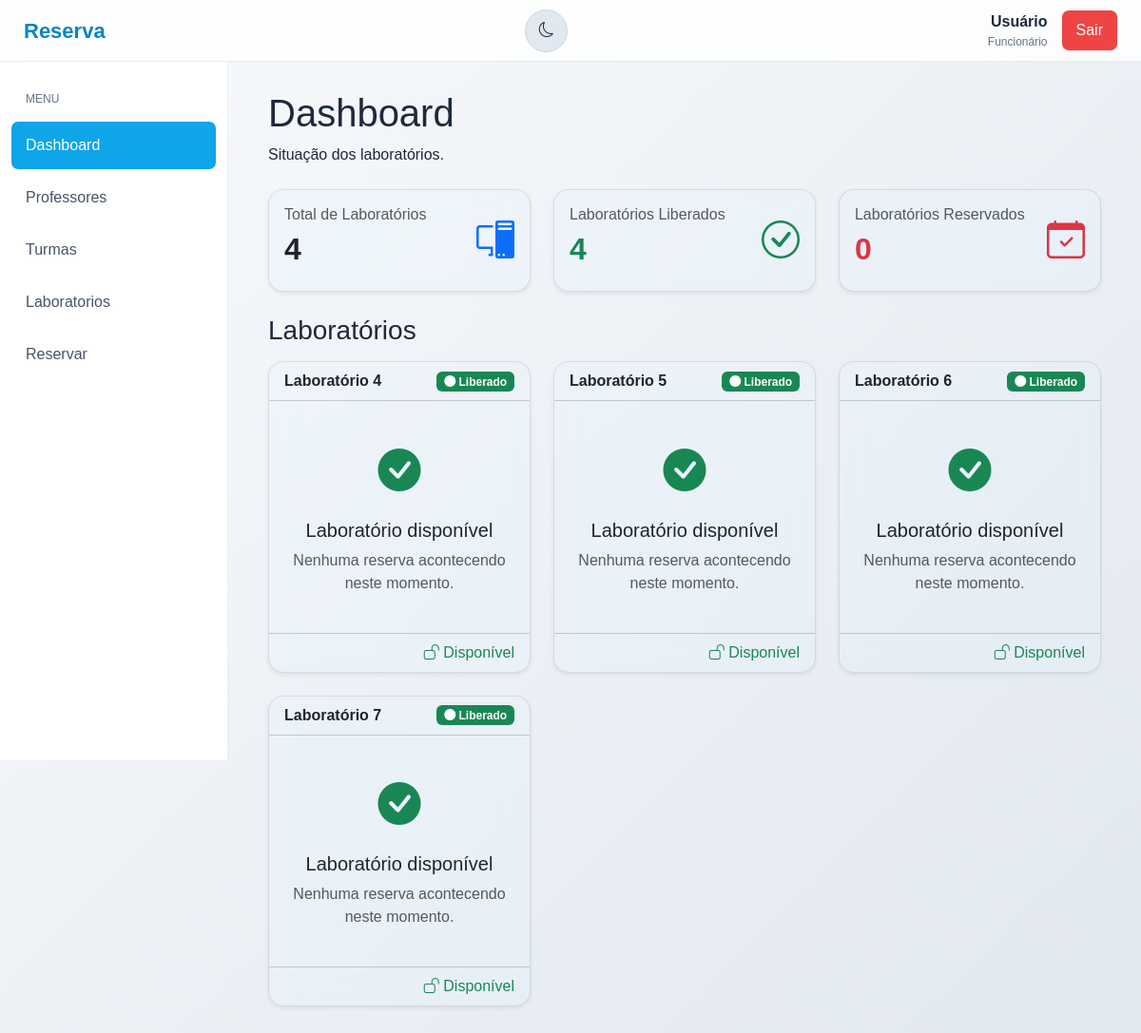
The page /index.php (signed in) on the database as committed earlier.
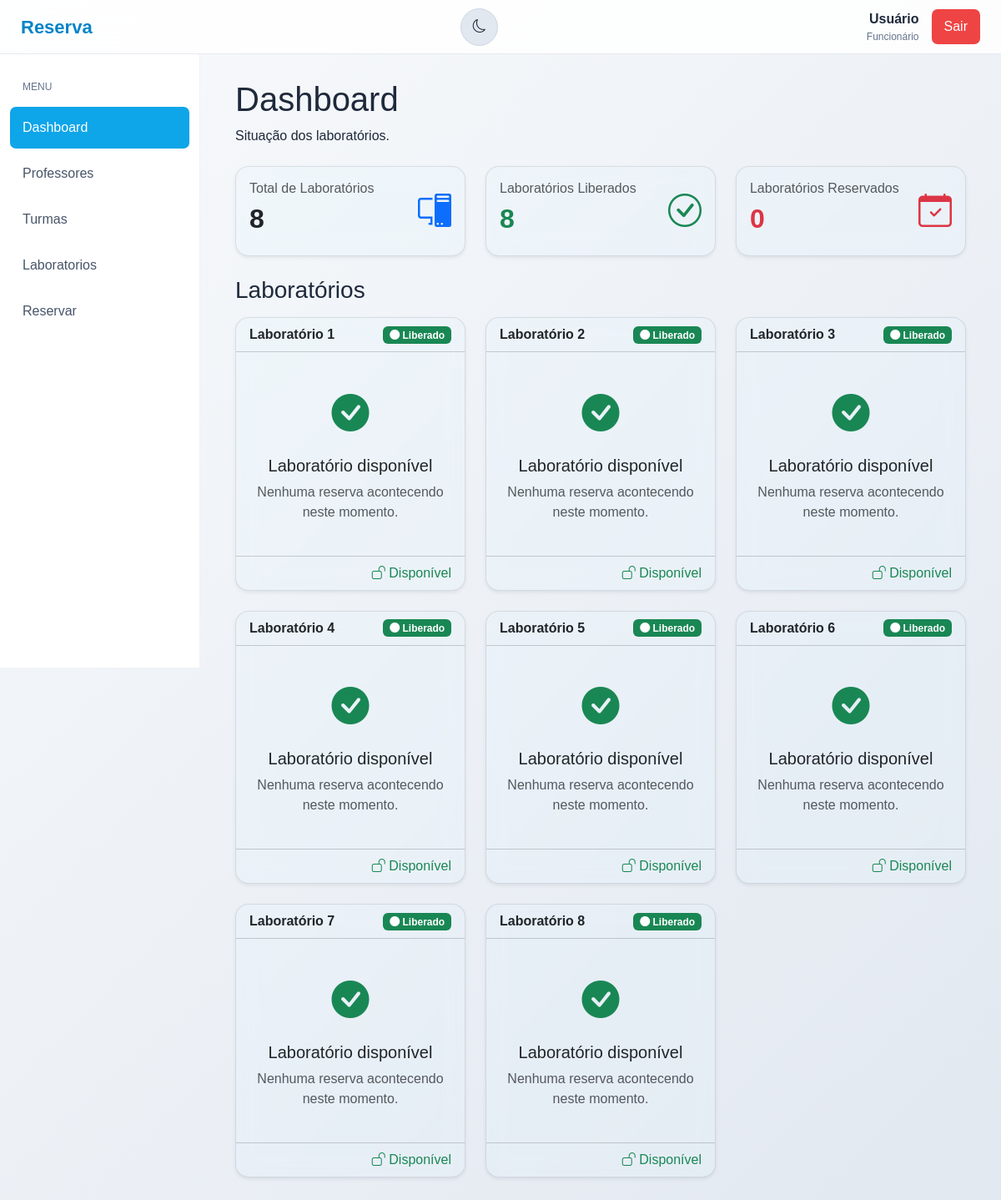
The same page on the database as committed later.
### tables this page shows
CREATE TABLE `lab` (
  `id` int(11) NOT NULL,
  `numero_lab` int(11) NOT NULL,
  `status` enum('Liberado','Reservado') NOT NULL DEFAULT 'Liberado'
);

### index.php (the view, shortened to what this page needs)
<?php
include_once('inc/config.php');
$sql_total = "SELECT COUNT(*) AS total FROM lab";
$resultado = $conexao->query($sql_total);
$total_labs = $resultado->fetch_assoc()['total'];
$sql_reservados = "SELECT COUNT(DISTINCT cd_lab) AS total FROM reservas WHERE horario_inicio <= NOW() AND horario_termino >= NOW()";
$result_reservados = $conexao->query($sql_reservados);
$total_reservados = $result_reservados->fetch_assoc()['total'];
$total_liberados = $total_labs - $total_reservados;
$sql_labs = "SELECT lab.id,lab.numero_lab,lab.status,
            reservas.horario_inicio,reservas.horario_termino,
            professores.nm_professor AS professor,turma.ds_curso AS turma
            FROM lab LEFT JOIN reservas
    ON lab.id = reservas.cd_lab
    AND reservas.horario_inicio <= NOW()
    AND reservas.horario_termino >= NOW()
LEFT JOIN professores
    ON reservas.cd_professor = professores.id
LEFT JOIN turma
    ON reservas.cd_turma = turma.id
ORDER BY lab.numero_lab;";
$result_labs = $conexao->query($sql_labs);
$tema = $_COOKIE['tema'] ?? "claro";
if ($tema == "claro") {
    $arquivo = "css/claro/index.css";
} else {
    $arquivo = "css/escuro/index.css";
}
?>
<!DOCTYPE html>
<html lang="pt-br">
<head>
    <link href="https://cdn.jsdelivr.net/npm/bootstrap@5.3.3/dist/css/bootstrap.min.css" rel="stylesheet">
    <link rel="stylesheet" href="https://cdn.jsdelivr.net/npm/bootstrap-icons@1.13.1/font/bootstrap-icons.min.css">
    <link href="<?php echo $arquivo ?>" rel="stylesheet">
</head>
<body>
    <nav class="navbar">
        <div class="logo">Reserva</div>
        <form method="post" class="botao-tema">
            <button class="btn btn-tema" type="submit" name="tema" id="themeButton">
                <?php if ($tema == "claro"): ?>
                    <i class="bi bi-moon"></i>
                <?php else: ?>
                    <i class="bi bi-sun"></i>
                <?php endif; ?>
            </button>
        </form>
        <div class="usuario">
            <div class="usuario-info">
                <div class="usuario-nome">
                    <?php echo $_SESSION['nome'] ?? 'Usuário'; ?>
                </div>
                <div class="usuario-cargo">
                    <?php echo $_SESSION['cargo'] ?? 'Funcionário'; ?>
                </div>
            </div>
            <a href="logout.php" class="btn-sair">Sair</a>
        </div>
    </nav>
    <aside class="sidebar">
        <div class="menu">
            <div class="menu-titulo">Menu
            </div>
            <a href="index.php" class="ativo">
                <span>Dashboard</span>
            </a>
            <a href="professores.php">
                <span>Professores</span>
            </a>
            <a href="turmas.php">
                <span>Turmas</span>
            </a>
            <a href="laboratorios.php">
                <span>Laboratorios</span>
            </a>
            <a href="Reservar.php">
                <span>Reservar</span>
            </a>
        </div>
    </aside>
    <main class="conteudo">
        <div class="container-fluid">
            <div class="mb-4">
                <h1>Dashboard</h1>
                <p> Situação dos laboratórios.</p>
            </div>
            <div class="row g-4 mb-4">
                <div class="col-md-4">
                    <div class="card card-informacao shadow-sm h-100">
                        <div class="card-body">
                            <div class="d-flex justify-content-between align-items-center">
                                <div>
                                    <h6 class="text-muted">Total de Laboratórios</h6>
                                    <h2 class="fw-bold"><?= $total_labs ?></h2>
                                </div>
                                <i class="bi bi-pc-display fs-1 text-primary"></i>
                            </div>
                        </div>
                    </div>
                </div>
                <div class="col-md-4">
                    <div class="card card-informacao shadow-sm h-100">
                        <div class="card-body">
                            <div class="d-flex justify-content-between align-items-center">
                                <div>
                                    <h6 class="text-muted">Laboratórios Liberados</h6>
                                    <h2 class="fw-bold text-success"><?= $total_liberados ?></h2>
                                </div>
                                <i class="bi bi-check-circle fs-1 text-success"></i>
                            </div>
                        </div>
                    </div>
                </div>
                <div class="col-md-4">
                    <div class="card card-informacao shadow-sm h-100">
                        <div class="card-body">
                            <div class="d-flex justify-content-between align-items-center">
                                <div>
                                    <h6 class="text-muted">Laboratórios Reservados</h6>
                                    <h2 class="fw-bold text-danger"><?= $total_reservados ?></h2>
                                </div>
                                <i class="bi bi-calendar-check fs-1 text-danger"></i>
                            </div>
                        </div>
                    </div>
                </div>
            </div>
            <div class="mb-3">
                <h3>Laboratórios</h3>
            </div>
            <div class="row g-4">
                <?php if ($result_labs->num_rows > 0): ?>
                    <?php while ($lab = $result_labs->fetch_assoc()): ?>
                        <?php
                        $reservado = !empty($lab['horario_inicio']);
                        ?>
                        <div class="col-md-6 col-xl-4">
                            <div class="card card-informacao shadow-sm h-100">
                                <div class="card-header bg-transparent">
                                    <div class="d-flex justify-content-between align-items-center">
                                        <strong class="lab">Laboratório <?= htmlspecialchars($lab['numero_lab']) ?>
                                        </strong>
                                        <?php if ($reservado): ?>
                                            <span class="badge text-bg-danger"> <i class="bi bi-circle-fill"></i> Reservado
                                            </span>
                                        <?php else: ?>
                                            <span class="badge text-bg-success"> <i class="bi bi-circle-fill"></i> Liberado
                                            </span>
                                        <?php endif; ?>
                                    </div>
                                </div>
                                <div class="card-body">
                                    <?php if ($reservado): ?>
                                        <div class="mb-3">
                                            <small class="text-muted">Professor
                                            </small>
                                            <div class="fw-bold"> <i class="bi bi-person"></i>
                                                <?= htmlspecialchars($lab['professor']) ?>
                                            </div>
                                        </div>
                                        <div class="mb-3">
                                            <small class="text-muted">Turma
                                            </small>
                                            <div class="fw-bold"> <i class="bi bi-people"></i>
                                                <?= htmlspecialchars($lab['turma']) ?>
                                            </div>
                                        </div>
                                        <div>
                                            <small class="text-muted">Horário da reserva
                                            </small>
                                            <div class="fw-bold">
                                                <i class="bi bi-clock"></i>
                                                <?= date('H:i', strtotime($lab['horario_inicio'])) ?>
                                                -
                                                <?= date('H:i', strtotime($lab['horario_termino'])) ?>
                                            </div>
                                        </div>
                                    <?php else: ?>
                                        <div class="text-center py-4">
                                            <i class="bi bi-check-circle-fill text-success" style="font-size: 45px;"></i>
                                            <h5 class="mt-3 lab">
                                                Laboratório disponível
                                            </h5>
                                            <p class="text-muted lab  mb-0">
                                                Nenhuma reserva acontecendo neste momento.
                                            </p>
                                        </div>
                                    <?php endif; ?>
                                </div>
                                <div class="card-footer bg-transparent text-end">
                                    <?php if ($reservado): ?>
                                        <span class="text-danger">
                                            <i class="bi bi-lock"></i>
                                            Em uso
                                        </span>
                                    <?php else: ?>
                                        <span class="text-success">
                                            <i class="bi bi-unlock"></i>
                                            Disponível
                                        </span>
                                    <?php endif; ?>
                                </div>
                            </div>
                        </div>
                    <?php endwhile; ?>
                <?php endif; ?>
            </div>
        </div>
    </main>
</body>
</html>

### css/claro/index.css (style rules this page uses)
* { margin: 0; padding: 0; box-sizing: border-box; font-family: Arial, Helvetica, sans-serif; }
body { min-height: 100vh; background: linear-gradient(135deg, #f8fafc, #e2e8f0); color: #1e293b; }
.navbar { height: 65px; width: 100%; background: rgba(255, 255, 255, 0.85); backdrop-filter: blur(12px); display: flex; align-items: center; justify-content: space-between; padding: 0 25px; border-bottom: 1px solid rgba(100, 116, 139, 0.15); position: fixed; top: 0; left: 0; z-index: 1000; }
.logo { font-size: 22px; font-weight: bold; color: #0284c7; }
.usuario { display: flex; align-items: center; gap: 15px; }
.usuario-info { text-align: right; }
.usuario-nome { font-weight: bold; color: #1e293b; }
.usuario-cargo { font-size: 12px; color: #64748b; }
.btn-sair { background: #ef4444; color: white; text-decoration: none; padding: 9px 15px; border-radius: 7px; transition: 0.2s; }
.sidebar { position: fixed; top: 65px; left: 0; width: 240px; height: calc(100vh - 65px); background: rgba(255, 255, 255, 0.95); border-right: 1px solid rgba(100, 116, 139, 0.1); padding: 20px 12px; }
.menu-titulo { color: #64748b; font-size: 12px; text-transform: uppercase; padding: 10px 15px; margin-bottom: 5px; }
.menu a { display: flex; align-items: center; gap: 12px; color: #475569; text-decoration: none; padding: 13px 15px; margin-bottom: 5px; border-radius: 7px; transition: 0.2s; }
.menu a.ativo { background: #0ea5e9; color: white; }
.conteudo { margin-left: 240px; padding: 95px 30px 30px; }
.btn-tema { background-color: #e2e8f0; color: #1e293b; border: 1px solid #cbd5e1; top: 20px; align-items: center; justify-content: center; width: 45px; height: 45px; border-radius: 50%; }
.card-informacao { background:#e1f5ff34; backdrop-filter: blur(12px); border: 1px solid rgba(15, 23, 42, 0.1); border-radius: 1rem; transition: all 0.4s ease; }

Rows that differ between the two databases and show on the page:
added lab: numero_lab "1"
added lab: numero_lab "2"
added lab: numero_lab "3"
added lab: numero_lab "8"
Other text that changed with them:
$total_labs: "4" → "8"
$total_liberados: "4" → "8"
